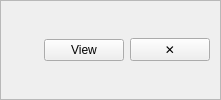
     <widget class="QFrame" name="banner_frame">
      <property name="frameShape">
       <enum>QFrame::Shape::StyledPanel</enum>
      </property>
      <property name="visible">
       <bool>false</bool>
      </property>
      <layout class="QHBoxLayout" name="banner_layout">
       <property name="spacing">
        <number>6</number>
       </property>
       <property name="leftMargin">
        <number>10</number>
       </property>
       <property name="topMargin">
        <number>4</number>
       </property>
       <property name="rightMargin">
        <number>10</number>
       </property>
       <property name="bottomMargin">
        <number>4</number>
       </property>
       <item>
        <widget class="QLabel" name="lbl_banner_text">
         <property name="text">
          <string />
         </property>
        </widget>
       </item>
       <item>
        <spacer name="banner_spacer">
         <property name="orientation">
          <enum>Qt::Horizontal</enum>
         </property>
         <property name="sizeHint" stdset="0">
          <size>
           <width>20</width>
           <height>0</height>
          </size>
         </property>
        </spacer>
       </item>
       <item>
        <widget class="QPushButton" name="btn_banner_action">
         <property name="text">
          <string>View</string>
         </property>
         <property name="cursor">
          <cursorShape>PointingHandCursor</cursorShape>
         </property>
        </widget>
       </item>
       <item>
        <widget class="QPushButton" name="btn_banner_close">
         <property name="text">
          <string>✕</string>
         </property>
         <property name="cursor">
          <cursorShape>PointingHandCursor</cursorShape>
         </property>
        </widget>
       </item>
      </layout>
     </widget>
